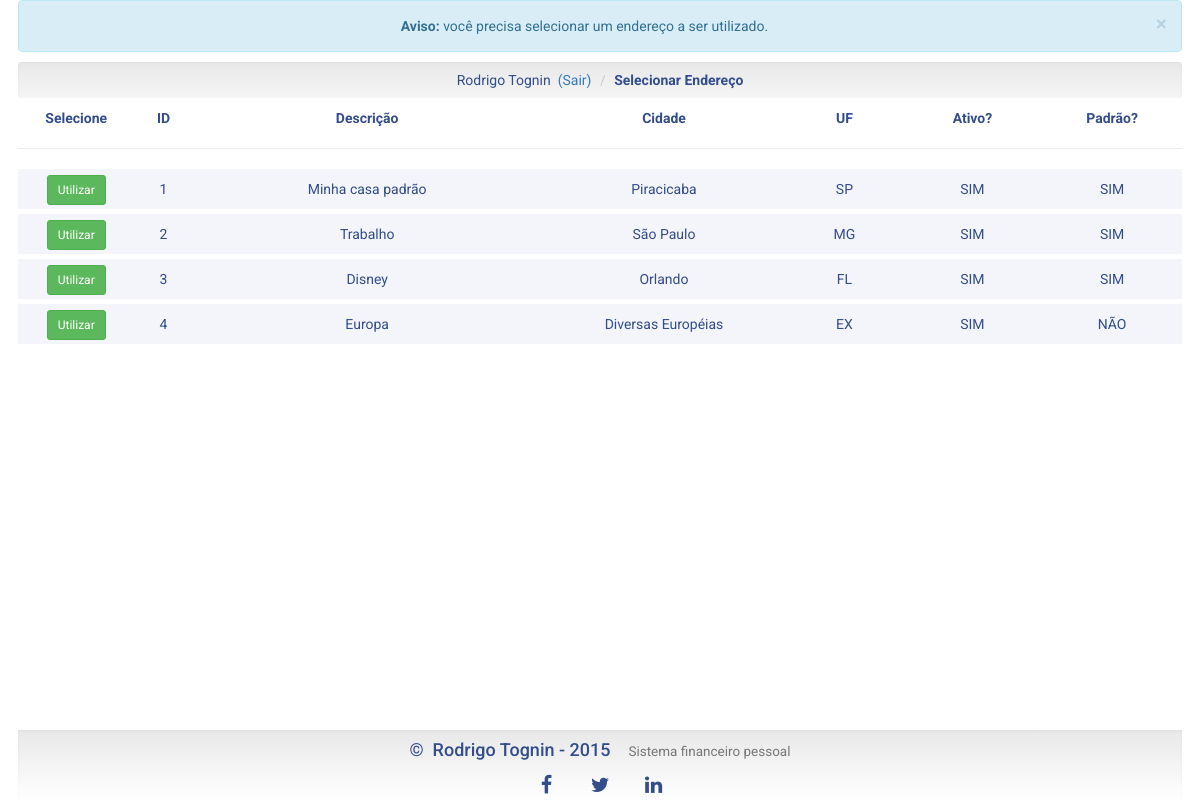
Page /escolher_endereco.php (signed in) on the committed database.
### tables this page shows
CREATE TABLE IF NOT EXISTS `enderecos_tb` (
  `end_id` int(10) NOT NULL AUTO_INCREMENT,
  `end_usu_id` int(10) NOT NULL,
  `end_descricao` varchar(50) NOT NULL,
  `end_endereco` varchar(50) DEFAULT NULL,
  `end_numero` varchar(10) DEFAULT NULL,
  `end_complemento` varchar(50) DEFAULT NULL,
  `end_bairro` varchar(50) DEFAULT NULL,
  `end_cidade` varchar(50) NOT NULL,
  `end_estado` char(2) NOT NULL,
  `end_cep` int(8) DEFAULT NULL,
  `end_pais` varchar(20) DEFAULT NULL,
  `end_padrao` char(1) DEFAULT NULL,
  `end_ativo` char(1) NOT NULL,
  PRIMARY KEY (`end_id`)
);

### escolher_endereco.php (the view, shortened to what this page needs)
<?php
   require_once('includes/conexao/conexao_pdo.php');
   $comando = 'SELECT * FROM enderecos_tb WHERE end_usu_id = ' .
              $_SESSION['usu_logado'] . ' AND end_ativo = "S"';
?>
<!doctype html>
<html>
<?php include_once('includes/head_padrao.php'); ?>
<body>
	<div id="principal" class="container-fluid">
    	<head>
         <?php
            if (isset($_SESSION['end_usu_logado']) && $_SESSION['end_usu_logado']) {
               include('menu-interno.php');
            }
            else {
         ?>
            <div class="alert alert-info alert-dismissible  mg-bottom-10" role="alert">
               <button type="button" class="close" data-dismiss="alert" aria-label="Close"><span aria-hidden="true">&times;</span></button>
               <strong>Aviso: </strong> você precisa selecionar um endereço a ser utilizado.
            </div>
         <?php
            }
         ?>
            <ol class="breadcrumb efeito-well mg-bottom-10">
               <li><?php echo $_SESSION['usu_nome']; ?>&nbsp;&nbsp;<a href="logout.php">(Sair)</a></li>
               <li><strong>Selecionar Endereço</strong></li>
            </ol>
        </head>
        <section id="fin_conteudo">
           <div id="cabecalho_enderecos" class="visible-lg-block visible-md-block">
              <div id="cab_end2_selecionar">Selecione</div>
              <div id="cab_end2_id">ID</div>
              <div id="cab_end2_descricao">Descrição</div>
              <div id="cab_end2_cidade">Cidade</div>
              <div id="cab_end2_estado">UF</div>
              <div id="cab_end2_ativo">Ativo?</div>
              <div id="cab_end2_padrao">Padrão?</div>
           </div>
           <hr>
           <div id="dados_enderecos">
           <?php
              $resultado = $conn->query($comando);
              if ($resultado->rowCount() > 0)
              {
                 foreach ($conn->query($comando) as $linha)
                 {
           ?>
                    <div class="visible-lg-block visible-md-block">
                       <div class="impar mg-bottom-5">
                          <div id="dad_end2_selecionar"><a class="btn btn-success btn-sm" href="escolher_endereco.php?utilizar=<?php echo $linha['end_id'] ?>">Utilizar</a></div>
                          <div id="dad_end2_id"><?php echo $linha['end_id']; ?></div>
                          <div id="dad_end2_descricao"><?php echo $linha['end_descricao']; ?></div>
                          <div id="dad_end2_cidade"><?php echo $linha['end_cidade']; ?></div>
                          <div id="dad_end2_estado"><?php echo $linha['end_estado']; ?></div>
                          <div id="dad_end2_ativo">
                             <?php
                                if ($linha['end_ativo'] == 'S') {
                                   echo 'SIM';
                                }
                                else {
                                   echo 'NÃO';
                                }
                             ?>
                          </div>
                          <div id="dad_end2_padrao">
                             <?php
                                if ($linha['end_padrao'] == 'S') {
                                   echo 'SIM';
                                }
                                else {
                                   echo 'NÃO';
                                }
                             ?>
                          </div>
                       </div>
                    </div>
           <?php
                 }
              }
           ?>
           </div>
        </section>
        <?php include ('includes/rodape.php'); ?>
    </div>
</body>
</html>

### css/estilo.css (style rules this page uses)
body { font-family: 'Roboto', sans-serif !important; height:auto; width:100%; margin:0px; padding:0px; padding-bottom:70px; background-color:#FFFFFF; }
#principal { width:97%; height:auto; min-height:200px; margin:0 auto; padding:0px; background-color:#FFFFFF; text-align:center; color:rgba(50, 77,138,1); }
#conteudo, #sobre, #fin_conteudo, #contato, #usu_conteudo, #acesso, #novo_cadastro { width:100%; height:auto; min-height:200px; background-color:#FFFFFF; }
#cabecalho_enderecos, #cabecalho_enderecos_sm, #cabecalho_enderecos_xs { width:100%; height:20px; line-height:20px; font-weight:bold; }
#dados_usuarios, #dados_enderecos, #dados_local { width:100%; height:30px; line-height:30px; }
.impar { height:40px; line-height:40px; vertical-align:center; }
.impar:nth-of-type(odd) { background:rgba(240,240,250,0.7); }
#cab_end2_selecionar, #dad_end2_selecionar, #cab_end2_estado, #dad_end2_estado { width:10%; float:left; }
#cab_end2_id, #dad_end2_id { width:5%; float:left; }
#cab_end2_descricao, #dad_end2_descricao { width:30%; float:left; }
#cab_end2_cidade, #dad_end2_cidade { width:21%; float:left; }
#cab_end2_ativo, #dad_end2_ativo, #cab_end2_padrao, #dad_end2_padrao { width:12%; float:left; }
.mg-bottom-5 { margin-bottom:5px !important; }
.mg-bottom-10 { margin-bottom:10px !important; }
.efeito-well { background-image: -webkit-linear-gradient(top, #e8e8e8 0%, #f5f5f5 100%); background-image: -o-linear-gradient(top, #e8e8e8 0%, #f5f5f5 100%); background-image: -webkit-gradient(linear, left top, left bottom, from(#e8e8e8), to(#f5f5f5)); background-image: linear-gradient(to bottom, #e8e8e8 0%, #f5f5f5 100%); filter: progid:DXImageTransform.Microsoft.gradient(startColorstr='#ffe8e8e8', endColorstr='#fff5f5f5', GradientType=0); background-repeat: repeat-x; border-color: #dcdcdc; -webkit-box-shadow: inset 0 1px 3px rgba(0, 0, 0, .05), 0 1px 0 rgba(255, 255, 255, .1); box-shadow: inset 0 1px 3px rgba(0, 0, 0, .05), 0 1px 0 rgba(255, 255, 255, .1); }

### rows in the picture
enderecos_tb: end_id "1", end_descricao "Minha casa padrão", end_cidade "Piracicaba", end_estado "SP", end_ativo "SIM", end_padrao "SIM"
enderecos_tb: end_id "2", end_descricao "Trabalho", end_cidade "São Paulo", end_estado "MG", end_ativo "SIM", end_padrao "SIM"
enderecos_tb: end_id "3", end_descricao "Disney", end_cidade "Orlando", end_estado "FL", end_ativo "SIM", end_padrao "SIM"
enderecos_tb: end_id "4", end_descricao "Europa", end_cidade "Diversas Européias", end_estado "EX", end_ativo "SIM", end_padrao "NÃO"

### other values in the picture
$_SESSION['usu_nome'] "Rodrigo Tognin"
